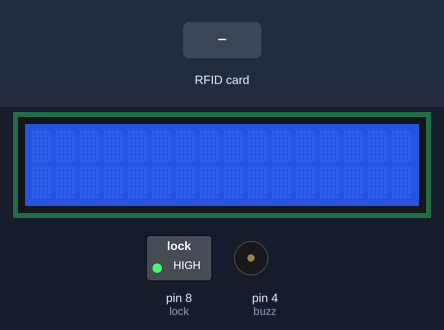
A sketch run on a simulated Arduino Uno, built with avr-gcc and run on an emulated ATmega328P. Parts: 16×2 character LCD, switched loads named in the sketch (green lamp = pin HIGH), buzzer (waves = sounding, pin HIGH). The test bench sets the inputs (shaded band). Pins used as bus, display or sensor lines are not drawn; what the sketch prints to the serial monitor is not drawn.

Above: at 1.3 s.
1.4 s: RFID card 5E 7A 19 C4 held to the reader
At 3.1 s:
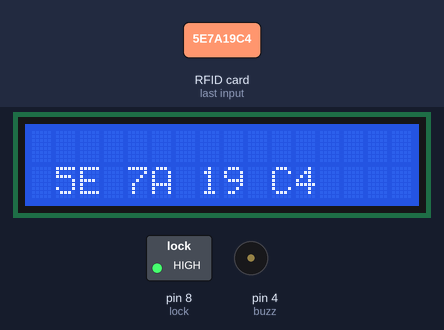
At 4.8 s:
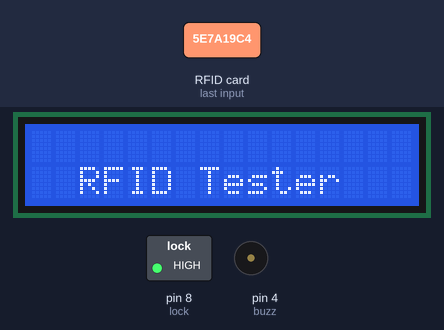
Timing chart, 0 to 6.3 s (numbered marks = the images above; inputs shaded):
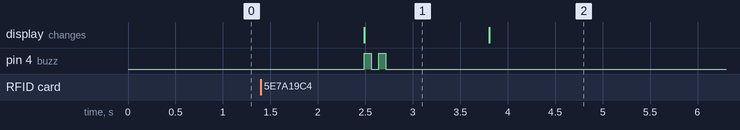

The sketch:

Door_Lock_System_01.ino
```cpp
/*
 * Kunjungi golitestore.id
 * Kunjungi tokopedia.com/golite-store
 * Untuk membeli komponen untuk keperluan project ini
 * Atau keperluan project robotika lainnya
 */

#include <SPI.h>
#include <MFRC522.h>
#include <LiquidCrystal_I2C.h>
#define SS_PIN 10
#define RST_PIN 9
#define lock 8
#define buzz 4

MFRC522 mfrc522(SS_PIN, RST_PIN);
LiquidCrystal_I2C lcd (0x27, 16, 2);
int out = 0;
bool trig = false;
String card1 = "5A 3D 4E 67 xx ";
String card2 = "C9 E2 EC B3 xx";
String card3 = "xxxxxx"; //e-ktp
String card4 = "xxxxxx";

void setup() {
  Serial.begin(9600);
  lcd.begin();
  Serial.println("Start");
  pinMode(lock,OUTPUT);
  pinMode(buzz,OUTPUT);
  digitalWrite(lock,1);
  SPI.begin();
  mfrc522.PCD_Init();
  Serial.println("GoLite Store");
}

void loop() {
  String content= "";
  if ( mfrc522.PICC_IsNewCardPresent()) {
    if ( mfrc522.PICC_ReadCardSerial()) {
        trig = true;
         //Show UID on serial monitor
          Serial.println();
          Serial.print(" UID tag :");

          byte letter;
          for (byte i = 0; i < mfrc522.uid.size; i++) {
             Serial.print(mfrc522.uid.uidByte[i] < 0x10 ? " 0" : " ");
             Serial.print(mfrc522.uid.uidByte[i], HEX);
             content.concat(String(mfrc522.uid.uidByte[i] < 0x10 ? " 0" : " "));
             content.concat(String(mfrc522.uid.uidByte[i], HEX));
          }
      }
      //delay percobaan
      delay(1000);
  }

  content.toUpperCase();
  //Serial.println(content);
  if (content.substring(1) == card1 || content.substring(1) == card2 || content.substring(1) == card3 || content.substring(1) == card4){
    //your code here
    Serial.println("Welcome Boss");
    trig = false;
    digitalWrite(lock,0);
    delay(3000);
    digitalWrite(lock,1);
  }else {
     if (trig){
      lcd.setCursor(0,1);
      lcd.print(content);
      lcd.print("     ");
      Serial.println(" Access Denied ");
      beep();
      delay(1000);
      lcd.setCursor(0,1);
      lcd.print("  RFID Tester   ");
      trig = false;
    }
  }

  // Serial.println("end loop");
  delay(50);
}

void beep(){
  for (int i = 0; i<2; i++){
    digitalWrite(buzz,1);
    delay(75);
    digitalWrite(buzz,0);
    delay(75);
  }
}
```

Measured:
- after the input at 1.4 s, pin 4 (buzz): alternates HIGH for 0.08 s and LOW for 0.08 s, 4 changes in all, then stays LOW, starting after 1.1 s; the display: changes after 1.1 s (image 1)
- what the display in image 1 shows lasts 1.3 s, from 2.5 s to 3.8 s
